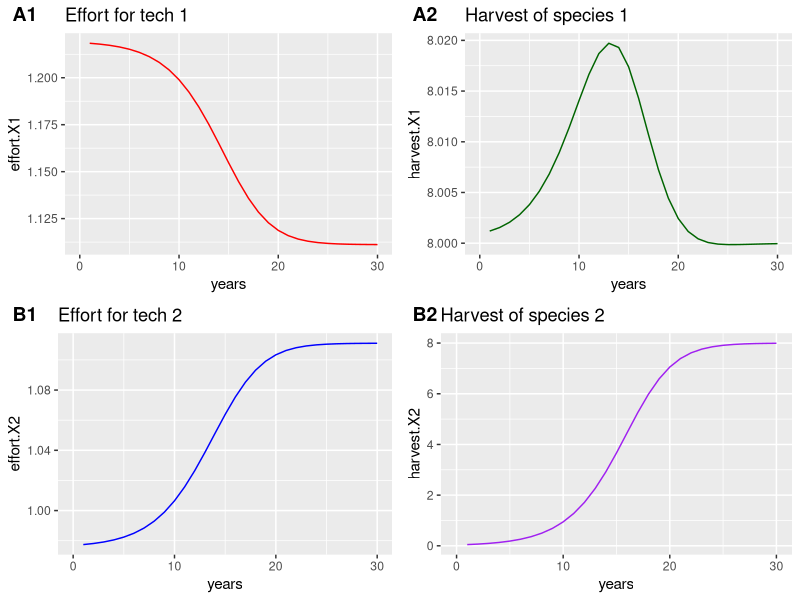
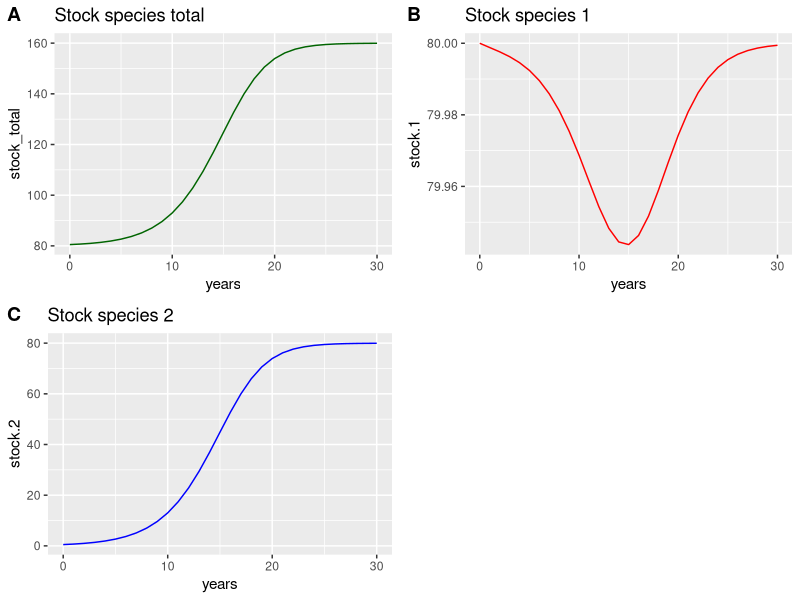
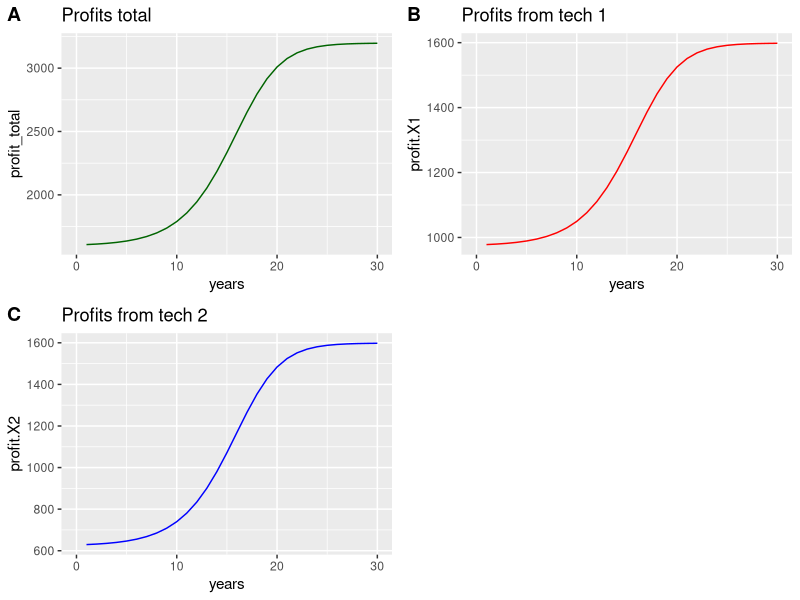

Generate these figures, in order, with R:
## ---- chunk 1
knitr::opts_chunk$set(echo = TRUE)


library(tidyverse)
library(ggplot2)
library(cowplot)
library(quadprog)

## ---- chunk 2
# Species:
# s = species, r, K, X, p

# Overexploited s=1, r=0.5, K=100, X=0.5, p=200
# Healthy, r=0.5, K=100, X=80, p=200
# mixed previous 2  overxploited for species 2 and healthy species 1
s1 <- c(s=1, r=0.5, K=100, X=80, p=200) 
s2 <- c(s=2, r=0.5, K=100, X=0.5, p=200) 


# t = tech, q1 = catchability species 1, q2 = catchability species 2...

t1 <- c(t=1, q1=0.05, q2=0.04)
t2 <- c(t=2, q1=0.04, q2=0.05)

# Tech cost: t = tech, cost = cost per unit effort
c1 <- c(t=1, cost=1)
c2 <- c(t=2, cost=1)

# Baskets: bimary matrix of # species x # baskets, where 1 means that species is in that basket

b1 <- c(s1 = 1, s2 = 1)

# Quotas: position = basket, number is the harvest limit.
# We want this to be 0.1 of the preceeding stock under constant mortality, so this will have to change to just input constant m.

mortality = 0.1

# Years
years = 30
## ---- chunk 3
species = list(s1, s2)
tech = list(t1, t2)
cost = list(c1, c2)
baskets = list(b1)
## ---- chunk 4
qb_stock <- function(species, tech, cost, baskets, mortality, years){
  
  # Make useful data frames of each of our lists: this allows any number to be added.
  sp_df <- as.data.frame(do.call(rbind, species))
  tech_df <- as.data.frame(do.call(rbind, tech))
  cost_df <- as.data.frame(do.call(rbind, cost))
  baskets_df <- as.data.frame(do.call(rbind, baskets))
  
  # Calculate number of tech and species
  ntech <- nrow(tech_df)
  nspecies <- nrow(sp_df)
  
  # Add starting stock values.
  stock_df <- data.frame(t(sp_df$X))
  
  # Make a few full data frames we can fill later
  h_df <- data.frame(matrix(ncol = nspecies))
  e_df <- data.frame(matrix(ncol = ntech))
  pft_df <- data.frame(matrix(ncol = ntech))
  pft_sp_df <- data.frame(matrix(ncol = nspecies))
  horizon <-seq(0, years,by=1) 
  #WWWW
  # We still probably want to calculate harvest per species AND technology...
  #WWWW
  
  
  ### --------
  ### Unchanging Parameters
  ### --------
  
  # D is the cost matrix, where the diagonal values are the cost of each tech:
  D <- matrix(0, nrow = ntech, ncol = ntech)
  diag(D) <- 2*cost_df$cost
  
  # Z is the the tech matrix
  Z <- as.matrix(tech_df[,-1])
  
  # P is the price matrix
  P <- sp_df$p
  
  # M is whether a species is contained in a basket:
  M <- as.matrix(baskets_df)
    
  ### --------
  ### Changing Parameters
  ### --------
  
  for (i in 1:years){
    ### ------
    ### Calculate effort per year
    ### ------
    E <- NULL
    # B, where the diagonal corresponds to stock sizes (X) for each species
    B <- matrix(0, nrow = nspecies, ncol = nspecies)
    diag(B) <- as.numeric(tail(stock_df,1)) ### Stock goes here...
    # d combines the P,B,and Z matrices yeilding the per tech revenue (1xtech)
    # (1xspecies)x(speciesxspecies)x(speciesxtech)
    d <- t(t(P)%*%B%*%Z)
    # A is the transpose matrix that defines which basket each species is in:
    A <- -1*M%*%B%*%Z
    t_A <- t(A)
    # We need to calculate the basket caps based on the initial BASKET size(not stock size!):
    viz_stock <- rowSums(tail(stock_df,1)) ### And here...
    #b <- -10
    b <- -viz_stock * mortality
    # Find optimal efforts
    E <- solve.QP(D,d,t_A,b, meq=0)$solution # Vector where the position is the effort per tech.
    
    ### ------
    ### Calculate harvest for each species for the year
    ### ------
    # Repeat E for each species, so we have effort per tech per species:
    h <- c(B%*%Z%*%E) # Position corresponds to the species:
    # Calculate stock growth with X(t+1) = Xt + Xt*r*(1-Xt/K) - h
    stock_next <- tail(stock_df,1) + sp_df$r*tail(stock_df,1)*(1-tail(stock_df,1)/sp_df$K) - h
    stock_df <- rbind(stock_df, stock_next)
    
    ### Calculate profit for each technology for the year
    ### -----
    
    # (1xtech)*(techx1)
    Rev <- as.data.frame(t(d)*E)
    
    # .5 * (1xtech) * (techxtech) x (techx1)
    Costz <- as.data.frame((1/2)*t(E)%*%D*E)
    
    pft <- as.data.frame(Rev - Costz)
    names(pft) <- names(pft_df)
    
    ### Profit per species
    ### -----

    # (1xtech)*(techxspecies) = (1xspecies)
    # profit per tech x catchability

    pft_sp <- pft*Z
    names(pft_sp) <- names(pft_sp_df)
    
    h_df <- rbind(h_df, h)
    e_df <- rbind(e_df, E)
    pft_df <- rbind(pft_df, pft)
    pft_sp_df <- rbind(pft_sp_df, pft_sp)

  }
  
  ?rbind()
  rownames(stock_df) <- NULL
  colnames(stock_df) <- sp_df$s
  return(list(stock = stock_df, harvest = h_df, effort = e_df, profit = pft_df, profit_species = pft_sp_df,years=horizon))
}

test <- qb_stock(species, tech, cost, baskets, mortality, years)

test$effort

test$harvest

test$stock

test$profit

test$profit_species


## ---- chunk 5
# we put results into a dataframe
results <- as.data.frame(test) %>% 
  mutate(stock_total=stock.1+stock.2, # we sum stocks...
         profit_total=profit.X1+profit.X2) #we sum profits...

# graphs of effort and harvest
effort_x1 <- ggplot(results)+
  geom_line(aes(x=years,y=effort.X1), color="red")+
  labs(title="Effort for tech 1")

effort_x2 <- ggplot(results)+
  geom_line(aes(x=years,y=effort.X2), color="blue")+
  labs(title="Effort for tech 2")

harvest_x1 <- ggplot(results)+
  geom_line(aes(x=years,y=harvest.X1), color="darkgreen")+
  labs(title="Harvest of species 1")

harvest_x2 <- ggplot(results)+
  geom_line(aes(x=years,y=harvest.X2), color="purple")+
  labs(title="Harvest of species 2")

plot_grid(effort_x1, harvest_x1, 
          effort_x2, harvest_x2, 
          labels = c("A1", "A2", "B1", "B2"),
          ncol = 2, nrow = 2)

# graphs of biomass
biomass_x1 <- ggplot(results)+
  geom_line(aes(x=years,y=stock.1), color="red")+
  labs(title="Stock species 1")

biomass_x2 <- ggplot(results)+
  geom_line(aes(x=years,y=stock.2), color="blue")+
  labs(title="Stock species 2")

biomass_x <- ggplot(results)+
  geom_line(aes(x=years,y=stock_total), color="darkgreen")+
  labs(title="Stock species total")

plot_grid(biomass_x, biomass_x1, biomass_x2, 
          labels = c("A", "B", "C"),
          ncol = 2, nrow = 2)

# graphs for profits

profits_e1 <- ggplot(results)+
  geom_line(aes(x=years,y=profit.X1), color="red")+
  labs(title="Profits from tech 1")

profits_e2 <- ggplot(results)+
  geom_line(aes(x=years,y=profit.X2), color="blue")+
  labs(title="Profits from tech 2")

profits_total <- ggplot(results)+
  geom_line(aes(x=years,y=profit_total), color="darkgreen")+
  labs(title="Profits total")

plot_grid(profits_total, profits_e1, profits_e2, 
          labels = c("A", "B", "C"),
          ncol = 2, nrow = 2)
